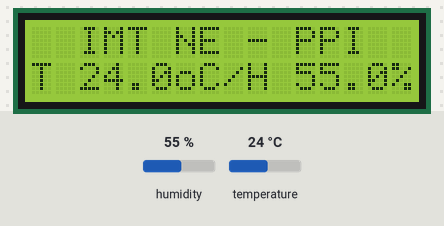
Recording of a sketch running on a simulated Arduino Uno, built with avr-gcc and run on an emulated ATmega328P. On the bench: 16×2 character LCD. The test bench sets the inputs (shaded band); at power-on: humidity 55 %, temperature 24 °C.

Above: at 2.6 s.
2.7 s: humidity set to 22 %
At 5.1 s:
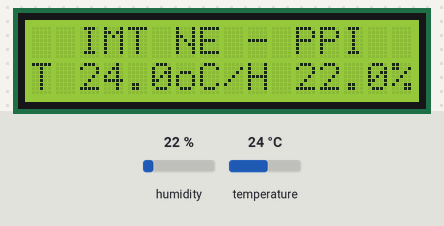
5.7 s: temperature set to 12 °C
At 7.5 s:
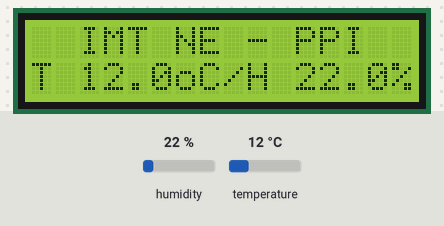
8.7 s: humidity set to 40 %
At 10.8 s:
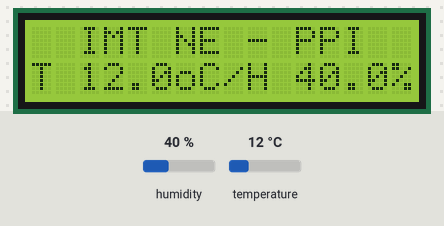
11.7 s: temperature set to 19 °C
At 13.1 s:
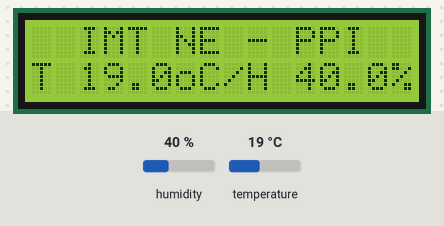
Timing chart, 0 to 14.7 s (numbered marks = the images above; inputs shaded):
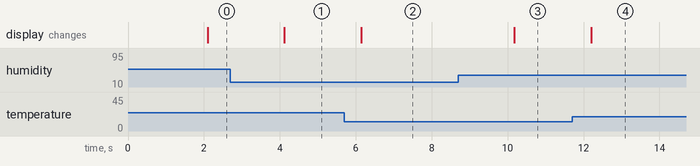

Measured:
- after the input at 2.7 s, the display: changes after 1.4 s (image 1)
- after the input at 5.7 s, the display: changes after 0.44 s (image 2)
- after the input at 8.7 s, the display: changes after 1.5 s (image 3)
- after the input at 11.7 s, the display: changes after 0.50 s (image 4)

The sketch:

lcd_i2c_dht22.ino
```cpp
#include <Wire.h>
#include <LiquidCrystal_AIP31068_I2C.h>
#include <DHT.h>

#define PIN_DHT   A0
#define TYPE_DHT  DHT22

LiquidCrystal_AIP31068_I2C lcd(0x3E, 16, 2);
DHT dht(PIN_DHT, TYPE_DHT);

void setup()
{
  lcd.init();
  dht.begin();

  lcd.setCursor(2, 0);
  lcd.print("IMT NE - PPI");
}

void loop()
{
  delay(2000);

  float t = dht.readTemperature();
  float h = dht.readHumidity();

  lcd.setCursor(0, 1);

  if (isnan(t) || isnan(h)) {
    lcd.print("Erreur capteur  ");
    return;
  }

  lcd.print("T ");
  lcd.print(t, 1);
  lcd.print("oC/H ");
  lcd.print(h, 1);
  lcd.print("%");
}
```
